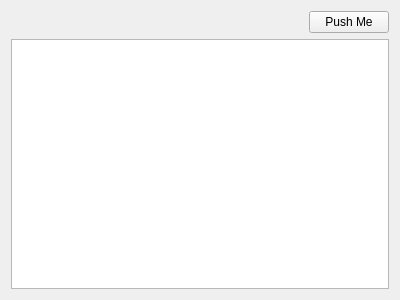
<?xml version="1.0" encoding="UTF-8"?>
<ui version="4.0">
 <class>SecondWidget</class>
 <widget class="QWidget" name="SecondWidget">
  <property name="geometry">
   <rect>
    <x>0</x>
    <y>0</y>
    <width>400</width>
    <height>300</height>
   </rect>
  </property>
  <property name="windowTitle">
   <string>SecondWidget View</string>
  </property>
  <layout class="QGridLayout" name="gridLayout">
   <item row="0" column="0">
    <layout class="QVBoxLayout" name="verticalLayout">
     <item>
      <layout class="QHBoxLayout" name="horizontalLayout">
       <item>
        <spacer name="horizontalSpacer">
         <property name="orientation">
          <enum>Qt::Horizontal</enum>
         </property>
         <property name="sizeHint" stdset="0">
          <size>
           <width>40</width>
           <height>20</height>
          </size>
         </property>
        </spacer>
       </item>
       <item>
        <widget class="QPushButton" name="pushButton">
         <property name="text">
          <string>Push Me</string>
         </property>
        </widget>
       </item>
      </layout>
     </item>
     <item>
      <widget class="QTextEdit" name="textEdit"/>
     </item>
    </layout>
   </item>
  </layout>
 </widget>
 <resources/>
 <connections/>
</ui>
